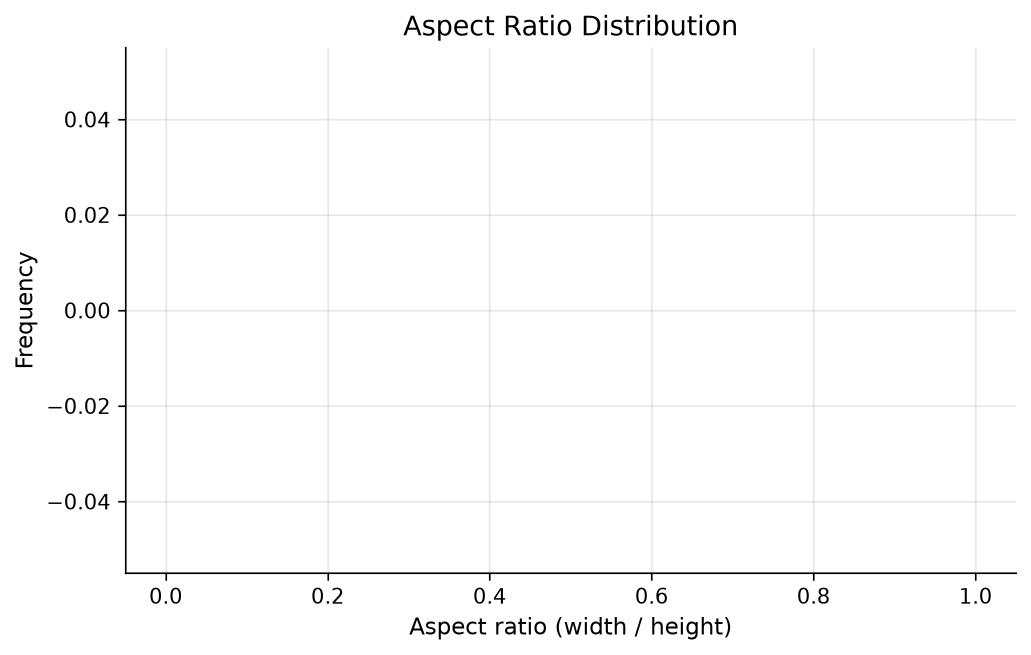
#> input picture reports/figures/dataset_A/aspect_ratio_distribution.png, 2062 x 1310 px (shown at 1/2 size)
$ python run_preprocessing.py --input-dir ../reports/figures
#> lines starting #> are read from the running program, lines starting #| are printed output that depends on the picture
### src/alpr_dataset/preprocessing/pipeline.py
"""Part 5 — chains configured preprocessing steps and applies them to a dataset,
saving processed images plus before/after comparison figures.
"""

from __future__ import annotations

import logging
import random
from pathlib import Path

import cv2
import matplotlib

matplotlib.use("Agg")
import matplotlib.pyplot as plt
import numpy as np
from tqdm import tqdm

from alpr_dataset.config import PreprocessingConfig
from alpr_dataset.io_utils import ensure_dir, safe_read_image
from alpr_dataset.preprocessing import transforms as T

logger = logging.getLogger("alpr_dataset")

# Maps config step names -> callables. Keeping this explicit (rather than
# getattr-based dispatch) avoids accidentally exposing unrelated functions
# to YAML-driven configuration.
STEP_REGISTRY = {
    "resize": T.resize,
    "letterbox": T.letterbox,
    "pad": T.pad,
    "denoise": T.denoise,
    "histogram_equalization": T.histogram_equalization,
    "clahe": T.clahe,
    "gamma_correction": T.gamma_correction,
    "brightness_normalization": T.brightness_normalization,
    "contrast_normalization": T.contrast_normalization,
    "gaussian_blur": T.gaussian_blur,
    "median_filter": T.median_filter,
    "bilateral_filter": T.bilateral_filter,
    "sharpen": T.sharpen,
    "perspective_correction": T.perspective_correction_hook,
    "rotation_correction": T.rotation_correction_hook,
}


class PreprocessingPipeline:
    """Applies a configured, ordered sequence of transforms to images."""

    def __init__(self, config: PreprocessingConfig):
        self.config = config
        self._resolved_steps = self._resolve_steps()

    def _resolve_steps(self) -> list[tuple[str, callable, dict]]:
        resolved = []
        for step in self.config.steps:
            if not step.enabled:
                continue
            fn = STEP_REGISTRY.get(step.name)
            if fn is None:
                logger.warning("Unknown preprocessing step '%s' — skipping", step.name)
                continue
            params = dict(step.params)
            if step.name in ("resize", "letterbox") and "target_size" not in params:
                params["target_size"] = self.config.target_size
            resolved.append((step.name, fn, params))
#> in safe_read_image, img is the input picture: shape (1310, 2062, 4); mean B, G, R, A 251.4, 251.4, 251.4, 255
        return resolved

    def apply(self, image: np.ndarray) -> np.ndarray:
        out = image
        for name, fn, params in self._resolved_steps:
            try:
                out = fn(out, **params)
            except Exception as exc:
                logger.warning("Preprocessing step '%s' failed: %s — skipping step", name, exc)
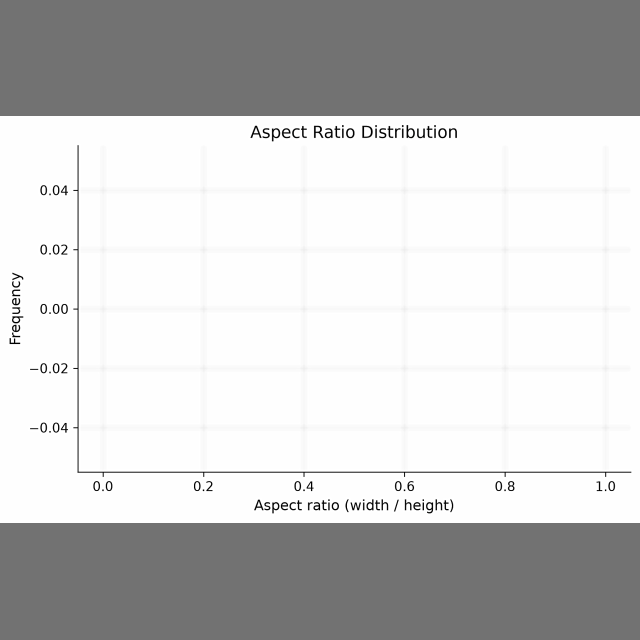
#> out: shape (640, 640, 3); mean B, G, R 200.8, 200.8, 200.8
        return out

    def run_on_dataset(
        self,
        image_paths: list[Path],
        output_dir: Path,
        dataset_name: str,
        comparisons_dir: Path | None = None,
    ) -> list[Path]:
        """Apply the pipeline to every image, saving processed outputs.

        If `comparisons_dir` is given, also saves before/after figures for
        `config.before_after_sample_count` randomly chosen images.
        """
        output_dir = ensure_dir(output_dir)
        processed_paths: list[Path] = []

        comparison_sample: set[Path] = set()
        if comparisons_dir and self.config.save_before_after:
            rng = random.Random(42)
            comparison_sample = set(
                rng.sample(image_paths, min(self.config.before_after_sample_count, len(image_paths)))
            )
            ensure_dir(comparisons_dir)

        for path in tqdm(image_paths, desc=f"[{dataset_name}] preprocessing", leave=False):
            img = safe_read_image(path)
            if img is None:
                logger.warning("Skipping unreadable image during preprocessing: %s", path)
                continue
            processed = self.apply(img)

            out_path = output_dir / f"{dataset_name}__{path.stem}.jpg"
            cv2.imwrite(str(out_path), processed)
            processed_paths.append(out_path)

            if path in comparison_sample:
                self._save_before_after(img, processed, comparisons_dir, f"{dataset_name}__{path.stem}")

        logger.info(
            "Preprocessed %d/%d images for '%s' -> %s",
            len(processed_paths),
            len(image_paths),
            dataset_name,
            output_dir,
        )
        return processed_paths

    @staticmethod
    def _save_before_after(before: np.ndarray, after: np.ndarray, out_dir: Path, name: str) -> None:
#> called with name = 'unified__aspect_ratio_distribution'
        def to_rgb(img: np.ndarray) -> np.ndarray:
            if img.ndim == 2:
                return img
            return cv2.cvtColor(img[:, :, :3], cv2.COLOR_BGR2RGB)

        fig, axes = plt.subplots(1, 2, figsize=(8, 4))
        axes[0].imshow(to_rgb(before), cmap="gray" if before.ndim == 2 else None)
        axes[0].set_title("Before")
        axes[0].axis("off")
        axes[1].imshow(to_rgb(after), cmap="gray" if after.ndim == 2 else None)
        axes[1].set_title("After")
        axes[1].axis("off")
        fig.suptitle(name)
        fig.tight_layout()
        fig.savefig(out_dir / f"{name}_before_after.png", dpi=130)
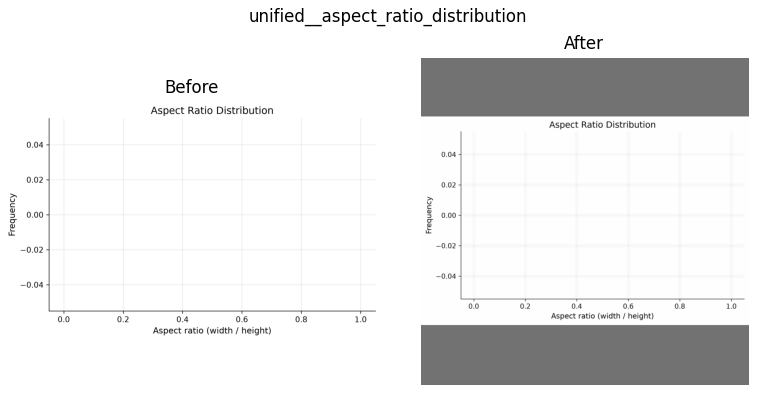
#> figure drawn by matplotlib, 2 panels
        plt.close(fig)

### src/alpr_dataset/io_utils.py
"""Shared filesystem and image I/O utilities.

Centralizing these helpers avoids duplicated file-walking / image-loading
logic across the inspection, EDA, quality, harmonization and preprocessing
modules (SOLID: single responsibility + DRY).
"""

from __future__ import annotations

import hashlib
from dataclasses import dataclass
from pathlib import Path

import cv2
import numpy as np

IMAGE_EXTENSIONS = {".jpg", ".jpeg", ".png", ".bmp", ".tif", ".tiff", ".webp"}
ANNOTATION_EXTENSIONS = {".txt", ".xml", ".json", ".csv"}


def list_files(root: Path, extensions: set[str] | None = None) -> list[Path]:
    """Recursively list files under root, optionally filtered by extension.

    Args:
        root: Directory to search.
        extensions: Set of lowercase extensions (with leading dot), e.g. {".jpg"}.
                    If None, all files are returned.

    Returns:
        Sorted list of matching file paths.
    """
    root = Path(root)
    if not root.exists():
        return []
    files = [p for p in root.rglob("*") if p.is_file()]
    if extensions:
        files = [p for p in files if p.suffix.lower() in extensions]
    return sorted(files)


def list_images(root: Path) -> list[Path]:
    return list_files(root, IMAGE_EXTENSIONS)


def list_annotations(root: Path) -> list[Path]:
    return list_files(root, ANNOTATION_EXTENSIONS)


def safe_read_image(path: Path) -> np.ndarray | None:
    """Read an image with OpenCV, returning None (not raising) on failure.

    Uses np.fromfile + cv2.imdecode to correctly support unicode / Arabic
    paths on all platforms, which cv2.imread can mishandle on Windows.
    """
    try:
        data = np.fromfile(str(path), dtype=np.uint8)
        if data.size == 0:
            return None
        img = cv2.imdecode(data, cv2.IMREAD_UNCHANGED)
        return img
    except Exception:
        return None


# [17 lines left out: functions is_image_corrupted, md5_of_file, not called in this run]


def ensure_dir(path: Path) -> Path:
    path = Path(path)
    path.mkdir(parents=True, exist_ok=True)
    return path


@dataclass
class ImageMeta:
    """Lightweight container for per-image metadata used across modules."""

    path: Path
    width: int
    height: int
    channels: int
    file_size_bytes: int
    dataset_name: str

    @property
    def aspect_ratio(self) -> float:
        return self.width / self.height if self.height else 0.0

    @property
    def resolution(self) -> int:
        return self.width * self.height


# [18 lines left out: function build_image_meta, not called in this run]

### src/alpr_dataset/preprocessing/transforms.py
"""Part 5 — individual, independently configurable preprocessing transforms.

Every function takes and returns a BGR (or grayscale) numpy array so they
compose freely inside `preprocessing.pipeline.PreprocessingPipeline`.
Perspective/rotation correction are provided as hooks: Egyptian plate
datasets typically already crop near-frontal plate regions, so a full
automatic corner-detector is out of scope for the dataset-prep phase, but
the hook signature lets the modeling stage plug one in later (e.g. driven
by a keypoint/segmentation model) without changing the pipeline contract.
"""

from __future__ import annotations

import cv2
import numpy as np


def resize(image: np.ndarray, target_size: tuple[int, int]) -> np.ndarray:
    """Resize to (width, height), ignoring aspect ratio."""
    return cv2.resize(image, target_size, interpolation=cv2.INTER_AREA)


def letterbox(
    image: np.ndarray,
    target_size: tuple[int, int],
    color: tuple[int, int, int] = (114, 114, 114),
) -> np.ndarray:
    """Resize preserving aspect ratio, padding the remainder (YOLO-style letterbox)."""
    h, w = image.shape[:2]
    target_w, target_h = target_size
    scale = min(target_w / w, target_h / h)
    new_w, new_h = round(w * scale), round(h * scale)
    resized = cv2.resize(image, (new_w, new_h), interpolation=cv2.INTER_AREA)

    pad_w = target_w - new_w
    pad_h = target_h - new_h
    top, bottom = pad_h // 2, pad_h - pad_h // 2
    left, right = pad_w // 2, pad_w - pad_w // 2

    return cv2.copyMakeBorder(resized, top, bottom, left, right, cv2.BORDER_CONSTANT, value=color)


# [5 lines left out: function pad, not called in this run]


def denoise(image: np.ndarray, strength: float = 10.0) -> np.ndarray:
    """Non-local means denoising — good for the sensor noise typical of dashcam/CCTV plate crops."""
    if image.ndim == 2:
        return cv2.fastNlMeansDenoising(image, h=strength)
    return cv2.fastNlMeansDenoisingColored(image, h=strength, hColor=strength)


# [7 lines left out: function histogram_equalization, not called in this run]


def clahe(image: np.ndarray, clip_limit: float = 2.0, tile_grid_size: int = 8) -> np.ndarray:
    """Contrast Limited Adaptive Histogram Equalization.

    Preferred over global equalization for plates because Egyptian daytime
    captures often have strong local glare/shadow from direct sun, which
    CLAHE handles locally instead of over-amplifying global contrast.
    """
    clahe_op = cv2.createCLAHE(clipLimit=clip_limit, tileGridSize=(tile_grid_size, tile_grid_size))
    if image.ndim == 2:
        return clahe_op.apply(image)
    lab = cv2.cvtColor(image, cv2.COLOR_BGR2LAB)
    lab[:, :, 0] = clahe_op.apply(lab[:, :, 0])
    return cv2.cvtColor(lab, cv2.COLOR_LAB2BGR)


def gamma_correction(image: np.ndarray, gamma: float = 1.2) -> np.ndarray:
    """Gamma correction — brightens under-exposed night/low-light plate crops when gamma > 1."""
    inv_gamma = 1.0 / max(gamma, 1e-6)
    table = np.array([((i / 255.0) ** inv_gamma) * 255 for i in range(256)]).astype("uint8")
    return cv2.LUT(image, table)


# [13 lines left out: functions brightness_normalization, contrast_normalization, not called in this run]


def gaussian_blur(image: np.ndarray, kernel_size: int = 3, sigma: float = 0.0) -> np.ndarray:
    k = kernel_size if kernel_size % 2 == 1 else kernel_size + 1
    return cv2.GaussianBlur(image, (k, k), sigma)


def median_filter(image: np.ndarray, kernel_size: int = 3) -> np.ndarray:
    k = kernel_size if kernel_size % 2 == 1 else kernel_size + 1
    return cv2.medianBlur(image, k)


def bilateral_filter(
    image: np.ndarray, diameter: int = 9, sigma_color: float = 75, sigma_space: float = 75
) -> np.ndarray:
    """Edge-preserving smoothing — reduces noise while keeping plate character edges crisp,
    which matters for downstream OCR legibility."""
    return cv2.bilateralFilter(image, diameter, sigma_color, sigma_space)


def sharpen(image: np.ndarray, amount: float = 1.0) -> np.ndarray:
    """Unsharp-mask sharpening to counteract slight blur from motion / compression."""
    blurred = cv2.GaussianBlur(image, (0, 0), sigmaX=3)
    return cv2.addWeighted(image, 1 + amount, blurred, -amount, 0)


# [41 lines left out: functions perspective_correction_hook, rotation_correction_hook, not called in this run]

### src/alpr_dataset/config.py
"""Configuration schema and loaders for the ALPR dataset pipeline.

All paths are resolved via pathlib and are never hardcoded — every path
originates from a YAML config file or a CLI argument.
"""

from __future__ import annotations

from dataclasses import dataclass, field
from pathlib import Path
from typing import Any

import yaml


# --------------------------------------------------------------------------- #
# Dataset-level configuration
# --------------------------------------------------------------------------- #
@dataclass
class DatasetSpec:
    """Describes a single raw source dataset."""

    name: str
    root: Path
    annotation_format: str  # one of: "yolo", "voc_xml", "coco_json", "csv", "unknown"
    image_subdir: str | None = None
    annotation_subdir: str | None = None
    class_map: dict[int, str] = field(default_factory=dict)
    notes: str = ""

    @classmethod
    def from_dict(cls, d: dict[str, Any], project_root: Path) -> DatasetSpec:
        return cls(
            name=d["name"],
            root=project_root / d["root"],
            annotation_format=d.get("annotation_format", "unknown"),
            image_subdir=d.get("image_subdir"),
            annotation_subdir=d.get("annotation_subdir"),
            class_map={int(k): v for k, v in d.get("class_map", {}).items()},
            notes=d.get("notes", ""),
        )


# --------------------------------------------------------------------------- #
# Preprocessing configuration
# --------------------------------------------------------------------------- #
@dataclass
class PreprocessingStepConfig:
    """A single named preprocessing step with arbitrary keyword parameters."""

    name: str
    enabled: bool = True
    params: dict[str, Any] = field(default_factory=dict)


@dataclass
class PreprocessingConfig:
    target_size: tuple[int, int] = (640, 640)
    steps: list[PreprocessingStepConfig] = field(default_factory=list)
    save_before_after: bool = True
    before_after_sample_count: int = 20

    @classmethod
    def from_dict(cls, d: dict[str, Any]) -> PreprocessingConfig:
        steps = [
            PreprocessingStepConfig(
                name=s["name"],
                enabled=s.get("enabled", True),
                params=s.get("params", {}),
            )
            for s in d.get("steps", [])
        ]
        size = d.get("target_size", [640, 640])
        return cls(
            target_size=(size[0], size[1]),
            steps=steps,
            save_before_after=d.get("save_before_after", True),
            before_after_sample_count=d.get("before_after_sample_count", 20),
        )


# --------------------------------------------------------------------------- #
# Split configuration
# --------------------------------------------------------------------------- #
@dataclass
class SplitConfig:
    train_ratio: float = 0.7
    val_ratio: float = 0.15
    test_ratio: float = 0.15
    seed: int = 42
    stratify_by_class: bool = True
    copy_files: bool = False

    # [20 lines left out: functions validate, from_dict, not called in this run]


# --------------------------------------------------------------------------- #
# Top-level pipeline configuration
# --------------------------------------------------------------------------- #
@dataclass
class PipelineConfig:
    project_root: Path
    data_raw_dir: Path
    data_processed_dir: Path
    reports_dir: Path
    logs_dir: Path
    datasets: list[DatasetSpec]
    duplicate_hash_threshold: int = 5  # perceptual hash hamming distance
    blur_threshold: float = 100.0  # variance-of-laplacian below = blurry
    random_seed: int = 42
    unified_class_map: dict[int, str] = field(default_factory=dict)

    @classmethod
    def load(cls, config_path: Path, datasets_path: Path) -> PipelineConfig:
        config_path = Path(config_path)
        datasets_path = Path(datasets_path)
        project_root = config_path.resolve().parent.parent

        with open(config_path, encoding="utf-8") as f:
            raw = yaml.safe_load(f)

        with open(datasets_path, encoding="utf-8") as f:
            raw_datasets = yaml.safe_load(f)

        datasets = [
            DatasetSpec.from_dict(d, project_root) for d in raw_datasets["datasets"]
        ]

        paths = raw.get("paths", {})
        return cls(
            project_root=project_root,
            data_raw_dir=project_root / paths.get("data_raw", "data/raw"),
            data_processed_dir=project_root / paths.get("data_processed", "data/processed"),
            reports_dir=project_root / paths.get("reports", "reports"),
            logs_dir=project_root / paths.get("logs", "reports/logs"),
            datasets=datasets,
            duplicate_hash_threshold=raw.get("duplicate_hash_threshold", 5),
            blur_threshold=raw.get("blur_threshold", 100.0),
            random_seed=raw.get("random_seed", 42),
            unified_class_map={
                int(k): v for k, v in raw_datasets.get("unified_class_map", {}).items()
            },
        )

    def preprocessing_config(self, preprocessing_path: Path) -> PreprocessingConfig:
        with open(preprocessing_path, encoding="utf-8") as f:
            raw = yaml.safe_load(f)
        return PreprocessingConfig.from_dict(raw)

    # [10 lines left out: functions split_config, load_yaml, not called in this run]

### src/alpr_dataset/logging_setup.py
"""Centralized logging configuration for the ALPR dataset pipeline."""

from __future__ import annotations

import logging
from pathlib import Path

from rich.logging import RichHandler


def setup_logging(
    log_dir: Path,
    name: str = "alpr_dataset",
    level: int = logging.INFO,
    log_filename: str | None = None,
) -> logging.Logger:
    """Configure a logger that writes to both console (rich) and a log file.

    Args:
        log_dir: Directory where the log file will be written. Created if missing.
        name: Logger name / namespace.
        level: Logging level.
        log_filename: Optional explicit log file name. Defaults to f"{name}.log".

    Returns:
        Configured logger instance.
    """
    log_dir = Path(log_dir)
    log_dir.mkdir(parents=True, exist_ok=True)

    logger = logging.getLogger(name)
    logger.setLevel(level)
    logger.propagate = False

    if logger.handlers:
        # Avoid duplicate handlers if setup_logging is called more than once.
        return logger

    console_handler = RichHandler(rich_tracebacks=True, show_path=False)
    console_handler.setLevel(level)

    file_path = log_dir / (log_filename or f"{name}.log")
    file_handler = logging.FileHandler(file_path, encoding="utf-8")
    file_handler.setLevel(level)
    file_formatter = logging.Formatter(
        "%(asctime)s | %(levelname)-8s | %(name)s | %(message)s"
    )
    file_handler.setFormatter(file_formatter)

    logger.addHandler(console_handler)
    logger.addHandler(file_handler)

    return logger

### scripts/run_preprocessing.py
#!/usr/bin/env python3
"""CLI: Part 5 — Configurable preprocessing.

Runs on the harmonized (Part 4) image set by default so preprocessing
operates on a single, consistent naming/annotation scheme regardless of
source dataset.

Usage:
    python scripts/run_preprocessing.py
"""

from __future__ import annotations

import argparse
import sys
from pathlib import Path

SCRIPT_DIR = Path(__file__).resolve().parent
PROJECT_ROOT = SCRIPT_DIR.parent
sys.path.insert(0, str(PROJECT_ROOT / "src"))

from alpr_dataset.config import PipelineConfig
from alpr_dataset.io_utils import list_images
from alpr_dataset.logging_setup import setup_logging
from alpr_dataset.preprocessing.pipeline import PreprocessingPipeline


def main() -> None:
    parser = argparse.ArgumentParser(description="Run Part 5 preprocessing.")
    parser.add_argument("--config", type=Path, default=PROJECT_ROOT / "configs" / "pipeline_config.yaml")
    parser.add_argument("--datasets", type=Path, default=PROJECT_ROOT / "configs" / "datasets.yaml")
    parser.add_argument(
        "--preprocessing-config",
        type=Path,
        default=PROJECT_ROOT / "configs" / "preprocessing_config.yaml",
    )
    parser.add_argument(
        "--input-dir",
        type=Path,
        default=None,
        help="Override input image directory (defaults to the harmonized unified/images dir).",
    )
    args = parser.parse_args()

    config = PipelineConfig.load(args.config, args.datasets)
    logger = setup_logging(config.logs_dir, name="alpr_dataset")
    logger.info("Starting Part 5: Preprocessing")

    preprocessing_config = config.preprocessing_config(args.preprocessing_config)
    pipeline = PreprocessingPipeline(preprocessing_config)

    input_dir = args.input_dir or (config.data_processed_dir / "unified" / "images")
    images = list_images(input_dir)
    if not images:
        logger.warning(
            "No images found under %s — run scripts/run_harmonization.py first, "
            "or pass --input-dir explicitly.",
            input_dir,
        )
        return

    output_dir = config.data_processed_dir / "preprocessed"
    comparisons_dir = config.reports_dir / "figures" / "before_after"

    pipeline.run_on_dataset(
        image_paths=images,
        output_dir=output_dir,
        dataset_name="unified",
        comparisons_dir=comparisons_dir,
    )
    logger.info("Part 5 complete -> %s", output_dir)
#> (this line was passed over: rich is not available in this run)


if __name__ == "__main__":
    main()
